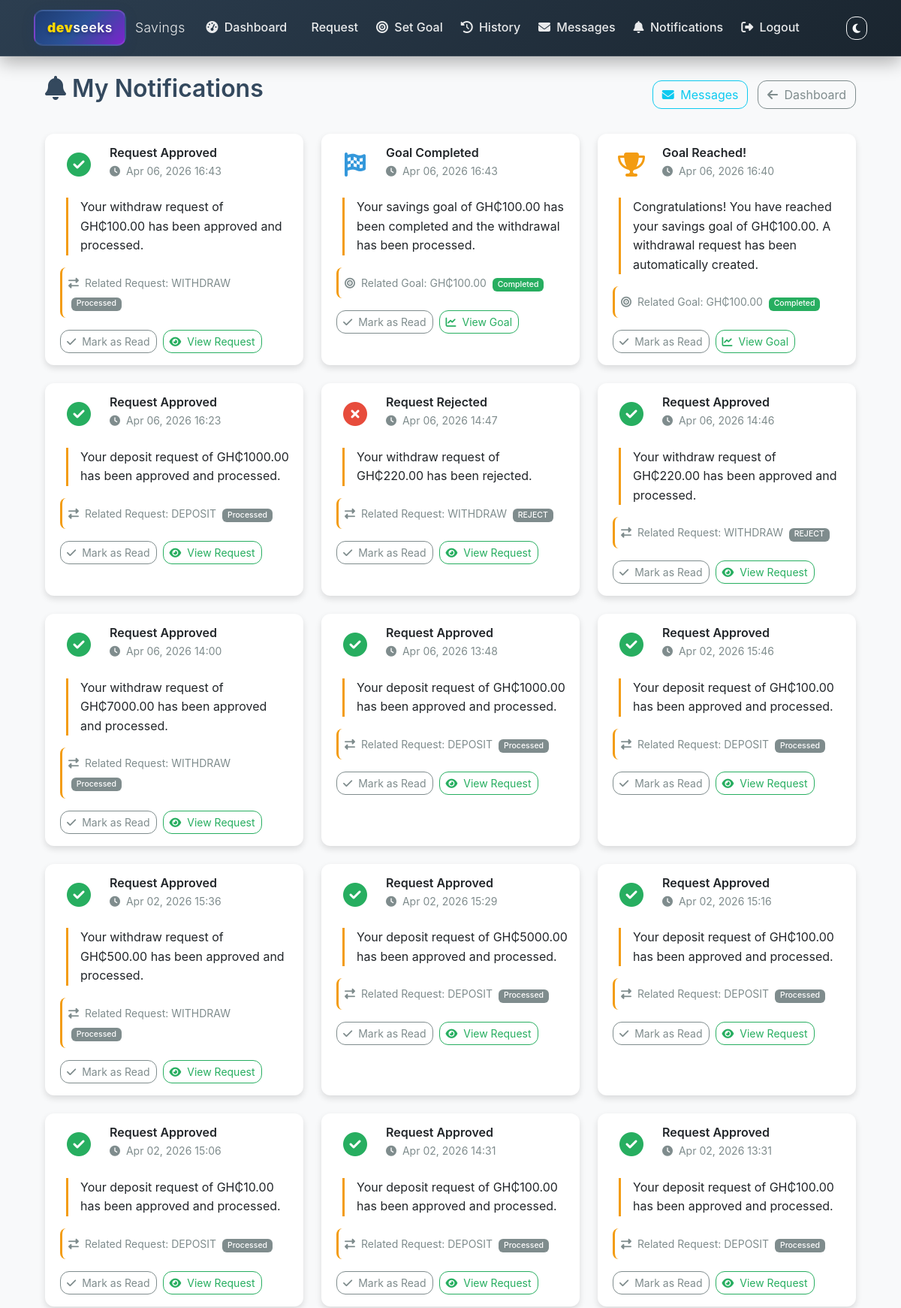
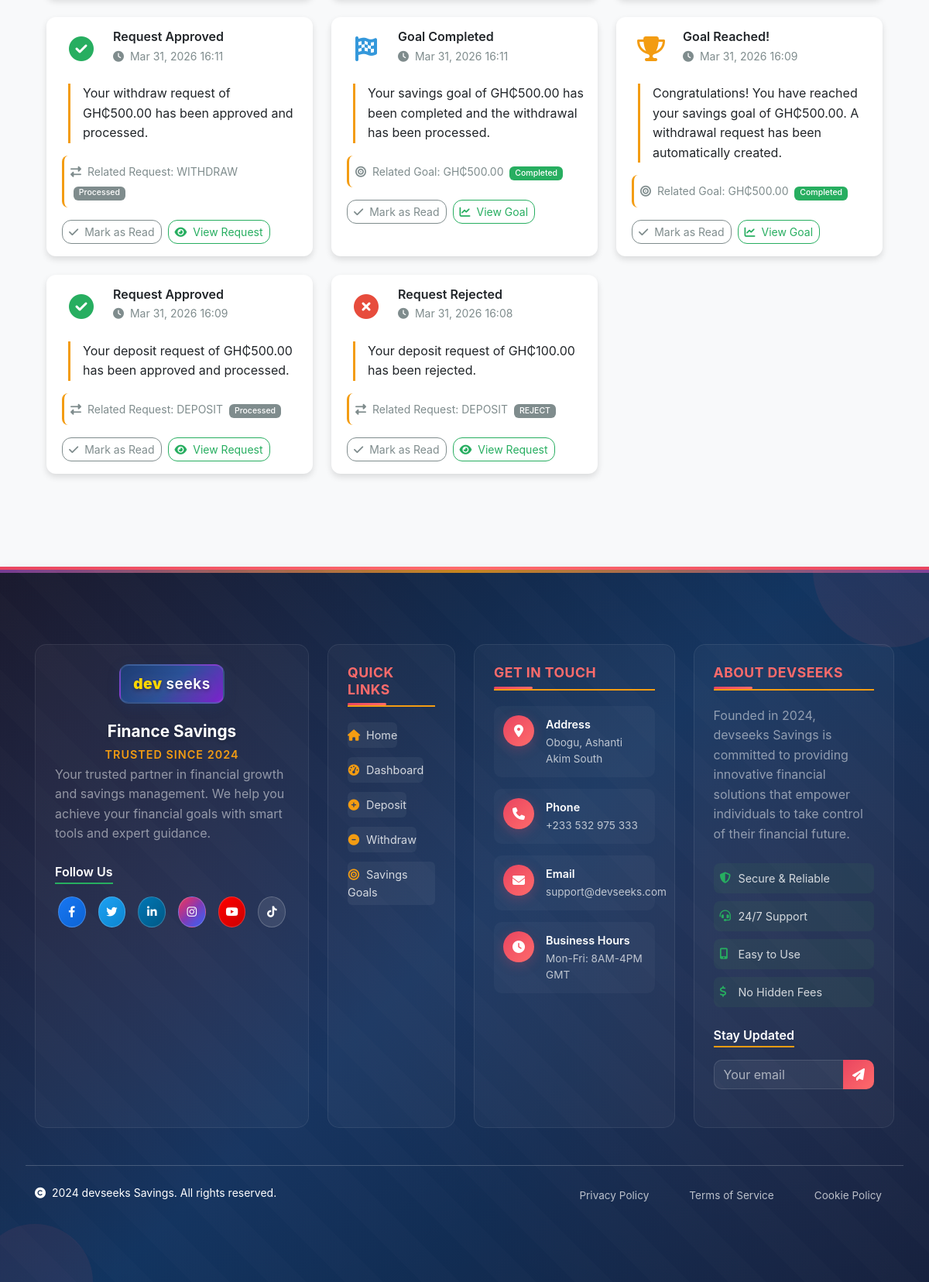
/accounts/user-notifications/ (signed in), run on the app's committed database (2 pictures, top to bottom).
### accounts/models.py (models this page shows, shortened)
class UserNotification(models.Model):
    user = models.ForeignKey(User, on_delete=models.CASCADE, related_name='user_notifications')
    title = models.CharField(max_length=200)
    message = models.TextField()
    is_read = models.BooleanField(default=False)
    created_at = models.DateTimeField(auto_now_add=True)
    related_request = models.ForeignKey('TransactionRequest', on_delete=models.CASCADE, null=True, blank=True)
    related_goal = models.ForeignKey('SavingsGoal', on_delete=models.CASCADE, null=True, blank=True)
    notification_type = models.CharField(max_length=20, default='REQUEST', choices=[
        ('REQUEST_APPROVED', 'Request Approved'),
        ('REQUEST_REJECTED', 'Request Rejected'),
        ('GOAL_REACHED', 'Goal Reached'),
        ('GOAL_COMPLETED', 'Goal Completed'),
    ])
    class Meta:
        ordering = ['-created_at']

class TransactionRequest(models.Model):
    REQUEST_TYPES = [
        ('DEPOSIT', 'Deposit'),
        ('WITHDRAW', 'Withdraw'),
    ]
    STATUS_CHOICES = [
        ('PENDING', 'Pending'),
        ('APPROVED', 'Approved'),
        ('REJECTED', 'Rejected'),
        ('PROCESSED', 'Processed'),
    ]
    user = models.ForeignKey(User, on_delete=models.CASCADE)
    request_type = models.CharField(max_length=10, choices=REQUEST_TYPES)
    amount = models.DecimalField(max_digits=10, decimal_places=2)
    description = models.TextField(blank=True)
    status = models.CharField(max_length=10, choices=STATUS_CHOICES, default='PENDING')
    created_at = models.DateTimeField(auto_now_add=True)
    processed_at = models.DateTimeField(null=True, blank=True)
    processed_by = models.ForeignKey(User, on_delete=models.SET_NULL, null=True, blank=True, related_name='processed_requests')
    admin_notes = models.TextField(blank=True)
    class Meta:
        ordering = ['-created_at']

class SavingsGoal(models.Model):
    user = models.ForeignKey(User, on_delete=models.CASCADE)
    goal_amount = models.DecimalField(max_digits=10, decimal_places=2)
    deadline = models.DateField()
    created_at = models.DateTimeField(auto_now_add=True)
    updated_at = models.DateTimeField(auto_now=True)
    is_completed = models.BooleanField(default=False)
    withdrawal_request_created = models.BooleanField(default=False)  # Track if withdrawal request was created
    class Meta:
        ordering = ['-created_at']

### accounts/views.py (the view)
# urls.py: path('user-notifications/', views.user_notifications, name='user_notifications'),
@login_required
def user_notifications(request):
    notifications_list = UserNotification.objects.filter(user=request.user).order_by('-created_at')
    notifications_list.update(is_read=True)
    context = {
        'notifications': notifications_list,
    }
    return render(request, 'accounts/user_notifications.html', context)

### templates/accounts/user_notifications.html (shortened to what this page needs)
{% extends 'base.html' %}
{% block content %}
<div class="container mt-4">
    <div class="row">
        <div class="col-12">
            <div class="d-flex justify-content-between align-items-center mb-4">
                <h2><i class="fas fa-bell me-2"></i>My Notifications</h2>
                <div>
                    <a href="{% url 'inbox' %}" class="btn btn-outline-info me-2">
                        <i class="fas fa-envelope me-1"></i> Messages
                    </a>
                    <a href="{% url 'dashboard' %}" class="btn btn-outline-secondary">
                        <i class="fas fa-arrow-left me-1"></i> Dashboard
                    </a>
                </div>
            </div>
            {% if notifications %}
                <div class="row">
                    {% for notification in notifications %}
                        <div class="col-lg-6 col-xl-4 mb-4">
                            <div class="card h-100 notification-card {% if not notification.is_read %}notification-unread{% endif %}">
                                <div class="card-body">
                                    <div class="d-flex align-items-start mb-3">
                                        <div class="notification-icon me-3">
                                            {% if notification.notification_type == 'REQUEST_APPROVED' %}
                                                <i class="fas fa-check-circle fa-2x text-success"></i>
                                            {% elif notification.notification_type == 'REQUEST_REJECTED' %}
                                                <i class="fas fa-times-circle fa-2x text-danger"></i>
                                            {% elif notification.notification_type == 'GOAL_REACHED' %}
                                                <i class="fas fa-trophy fa-2x text-warning"></i>
                                            {% elif notification.notification_type == 'GOAL_COMPLETED' %}
                                                <i class="fas fa-flag-checkered fa-2x text-info"></i>
                                            {% else %}
                                                <i class="fas fa-bell fa-2x text-primary"></i>
                                            {% endif %}
                                        </div>
                                        <div class="flex-grow-1">
                                            <h6 class="card-title mb-1">
                                                {{ notification.title }}
                                            </h6>
                                            <p class="card-text text-muted small mb-2">
                                                <i class="fas fa-clock me-1"></i>
                                                {{ notification.created_at|date:"M d, Y H:i" }}
                                            </p>
                                        </div>
                                    </div>
                                    <div class="notification-content mb-3">
                                        <p class="card-text">{{ notification.message }}</p>
                                    </div>
                                    {% if notification.related_request %}
                                        <div class="notification-related mb-2">
                                            <small class="text-muted">
                                                <i class="fas fa-exchange-alt me-1"></i>
                                                Related Request: {{ notification.related_request.request_type }}
                                                <span class="badge bg-secondary ms-1">{{ notification.related_request.get_status_display }}</span>
                                            </small>
                                        </div>
                                    {% endif %}
                                    {% if notification.related_goal %}
                                        <div class="notification-related mb-2">
                                            <small class="text-muted">
                                                <i class="fas fa-bullseye me-1"></i>
                                                Related Goal: GH₵{{ notification.related_goal.goal_amount|floatformat:2 }}
                                                {% if notification.related_goal.is_completed %}
                                                    <span class="badge bg-success ms-1">Completed</span>
                                                {% else %}
                                                    <span class="badge bg-warning ms-1">In Progress</span>
                                                {% endif %}
                                            </small>
                                        </div>
                                    {% endif %}
                                    <div class="notification-actions mt-3">
                                        <button class="btn btn-sm btn-outline-secondary mark-read-btn" data-notification-id="{{ notification.id }}">
                                            <i class="fas fa-check me-1"></i>
                                            Mark as Read
                                        </button>
                                        {% if notification.related_request %}
                                            <a href="{% url 'transaction_requests' %}" class="btn btn-sm btn-outline-primary">
                                                <i class="fas fa-eye me-1"></i>
                                                View Request
                                            </a>
                                        {% endif %}
                                        {% if notification.related_goal %}
                                            <a href="{% url 'savings_overview' %}" class="btn btn-sm btn-outline-primary">
                                                <i class="fas fa-chart-line me-1"></i>
                                                View Goal
                                            </a>
                                        {% endif %}
                                    </div>
                                </div>
                            </div>
                        </div>
                    {% endfor %}
                </div>
            {% endif %}
        </div>
    </div>
</div>
{% endblock %}

### static/css/colors.css (style rules this page uses)
:root { --primary-base: #f8f9fa; --primary-light: #ffffff; --primary-muted: #e9ecef; --secondary-dark: #2c3e50; --secondary-medium: #34495e; --secondary-light: #7f8c8d; --accent-primary: #27ae60; --accent-secondary: #f39c12; --accent-tertiary: #8e44ad; --success: #27ae60; --warning: #f39c12; --danger: #e74c3c; --info: #3498db; --gradient-primary: linear-gradient(135deg, var(--secondary-dark), var(--secondary-medium)); --gradient-accent: linear-gradient(135deg, var(--accent-primary), var(--accent-secondary)); --gradient-header: linear-gradient(135deg, var(--secondary-dark), #1a252f); --shadow-sm: 0 2px 4px rgba(0,0,0,0.08); --shadow-md: 0 4px 8px rgba(0,0,0,0.12); --shadow-lg: 0 8px 16px rgba(0,0,0,0.16); --border-radius-sm: 0.375rem; --border-radius-md: 0.5rem; --border-radius-lg: 0.75rem; --spacing-xs: 0.25rem; --spacing-sm: 0.5rem; --spacing-md: 1rem; --spacing-lg: 1.5rem; --spacing-xl: 3rem; --breakpoint-xs: 0; --breakpoint-sm: 576px; --breakpoint-md: 768px; --breakpoint-lg: 992px; --breakpoint-xl: 1200px; --breakpoint-xxl: 1400px; }
body { background-color: var(--primary-base); color: var(--secondary-medium); font-family: -apple-system, BlinkMacSystemFont, 'Segoe UI', Roboto, 'Helvetica Neue', Arial, sans-serif; line-height: 1.6; margin: 0; padding: 0; overflow-x: hidden; }
.container { max-width: 100%; padding: 0 15px; margin: 0 auto; }
@media (min-width: 576px) { .container { max-width: 540px; } }
@media (min-width: 768px) { .container { max-width: 720px; } }
@media (min-width: 992px) { .container { max-width: 960px; } }
@media (min-width: 1200px) { .container { max-width: 1140px; } }
h1, h2, h3, h4, h5, h6 { font-weight: 600; line-height: 1.2; margin-bottom: 1rem; }
h2 { font-size: 2rem; }
h6 { font-size: 1rem; }
.card { background-color: var(--primary-light); border: none; border-radius: var(--border-radius-lg); box-shadow: var(--shadow-md); transition: all 0.3s ease; }
.btn-outline-primary { border-color: var(--accent-primary); color: var(--accent-primary); }
.btn-outline-secondary { border-color: var(--secondary-light); color: var(--secondary-light); }
.badge { border-radius: var(--border-radius-sm); font-weight: 500; }
.badge.bg-success { background-color: var(--accent-primary) !important; }
.badge.bg-secondary { background-color: var(--secondary-light) !important; }
.text-success { color: var(--accent-primary) !important; }
.text-warning { color: var(--accent-secondary) !important; }
.text-danger { color: var(--danger) !important; }
.text-info { color: var(--info) !important; }
.text-muted { color: var(--secondary-light) !important; }
.bg-secondary { background-color: var(--secondary-light) !important; }
.bg-success { background-color: var(--accent-primary) !important; }

### static/css/custom.css (style rules this page uses)
.card { position: relative; z-index: 1 !important; }
.card, .btn, .table, .alert, .progress, .balance-display { position: relative; z-index: 1 !important; }
.card { z-index: 1 !important; }
.btn, .table, .alert, .progress, .balance-display { z-index: 1 !important; }
main, .card, .btn, .table, .alert, .progress, .balance-display { z-index: 1 !important; position: relative !important; }
.card { transition: transform 0.2s ease, box-shadow 0.2s ease; }
.btn { transition: all 0.2s ease; }
html, body { height: 100%; }
body { text-rendering: optimizeLegibility; -webkit-font-smoothing: antialiased; -moz-osx-font-smoothing: grayscale; }
.btn { border-radius: 12px; }

### static/css/dropdown-fix.css (style rules this page uses)
main, .card, .btn, .table, .alert, .progress, .balance-display, .jumbotron { position: relative; z-index: 1; }

### static/css/modal-fix.css (style rules this page uses)
body { backdrop-filter: none !important; }
main, .content, .container, .container-fluid { position: relative; z-index: 1; }

### static/css/admin-approval.css (style rules this page uses)
:root { --primary-base: #f8f9fa; --primary-light: #ffffff; --primary-muted: #e9ecef; --secondary-dark: #2c3e50; --secondary-medium: #34495e; --secondary-light: #7f8c8d; --accent-primary: #27ae60; --accent-secondary: #f39c12; --accent-tertiary: #8e44ad; --success: #27ae60; --warning: #f39c12; --danger: #e74c3c; --info: #3498db; }
.text-muted { color: var(--secondary-light) !important; }

### data on the page
UserNotification: notification_type "REQUEST_APPROVED" (drawn), title "Request Approved", created_at "Apr 06, 2026 16:43", message "Your withdraw request of GH₵100.00 has been approved and processed.", related_request.request_type "WITHDRAW", related_request.status "Processed", shows "View Request"
UserNotification: notification_type "GOAL_COMPLETED" (drawn), title "Goal Completed", created_at "Apr 06, 2026 16:43", message "Your savings goal of GH₵100.00 has been completed and the withdrawal has been processed.", related_goal.goal_amount "100.00", shows "View Goal"
UserNotification: notification_type "GOAL_REACHED" (drawn), title "Goal Reached!", created_at "Apr 06, 2026 16:40", message "Congratulations! You have reached your savings goal of GH₵100.00. A withdrawal request has been automatically created.", related_goal.goal_amount "100.00", shows "Completed", shows "View Goal"
UserNotification: notification_type "REQUEST_APPROVED" (drawn), title "Request Approved", created_at "Apr 06, 2026 16:23", message "Your deposit request of GH₵1000.00 has been approved and processed.", related_request.request_type "DEPOSIT", related_request.status "Processed", shows "View Request"
UserNotification: notification_type "REQUEST_REJECTED" (drawn), title "Request Rejected", created_at "Apr 06, 2026 14:47", message "Your withdraw request of GH₵220.00 has been rejected.", related_request.request_type "WITHDRAW", related_request.status "REJECT", shows "View Request"
UserNotification: notification_type "REQUEST_APPROVED" (drawn), title "Request Approved", created_at "Apr 06, 2026 14:46", message "Your withdraw request of GH₵220.00 has been approved and processed.", related_request.request_type "WITHDRAW", related_request.status "REJECT", shows "View Request"
UserNotification: notification_type "REQUEST_APPROVED" (drawn), title "Request Approved", created_at "Apr 06, 2026 14:00", message "Your withdraw request of GH₵7000.00 has been approved and processed.", related_request.request_type "WITHDRAW", related_request.status "Processed", shows "View Request"
UserNotification: notification_type "REQUEST_APPROVED" (drawn), title "Request Approved", created_at "Apr 06, 2026 13:48", message "Your deposit request of GH₵1000.00 has been approved and processed.", related_request.request_type "DEPOSIT", related_request.status "Processed", shows "View Request"
UserNotification: notification_type "REQUEST_APPROVED" (drawn), title "Request Approved", created_at "Apr 02, 2026 15:46", message "Your deposit request of GH₵100.00 has been approved and processed.", related_request.request_type "DEPOSIT", related_request.status "Processed", shows "View Request"
UserNotification: notification_type "REQUEST_APPROVED" (drawn), title "Request Approved", created_at "Apr 02, 2026 15:36", message "Your withdraw request of GH₵500.00 has been approved and processed.", related_request.request_type "WITHDRAW", related_request.status "Processed", shows "View Request"
UserNotification: notification_type "REQUEST_APPROVED" (drawn), title "Request Approved", created_at "Apr 02, 2026 15:29", message "Your deposit request of GH₵5000.00 has been approved and processed.", related_request.request_type "DEPOSIT", related_request.status "Processed", shows "View Request"
UserNotification: notification_type "REQUEST_APPROVED" (drawn), title "Request Approved", created_at "Apr 02, 2026 15:16", message "Your deposit request of GH₵100.00 has been approved and processed.", related_request.request_type "DEPOSIT", related_request.status "Processed", shows "View Request"
UserNotification: notification_type "REQUEST_APPROVED" (drawn), title "Request Approved", created_at "Apr 02, 2026 15:06", message "Your deposit request of GH₵10.00 has been approved and processed.", related_request.request_type "DEPOSIT", related_request.status "Processed", shows "View Request"
UserNotification: notification_type "REQUEST_APPROVED" (drawn), title "Request Approved", created_at "Apr 02, 2026 14:31", message "Your deposit request of GH₵100.00 has been approved and processed.", related_request.request_type "DEPOSIT", related_request.status "Processed", shows "View Request"
UserNotification: notification_type "REQUEST_APPROVED" (drawn), title "Request Approved", created_at "Apr 02, 2026 13:31", message "Your deposit request of GH₵100.00 has been approved and processed.", related_request.request_type "DEPOSIT", related_request.status "Processed", shows "View Request"
UserNotification: notification_type "REQUEST_APPROVED" (drawn), title "Request Approved", created_at "Mar 31, 2026 16:11", message "Your withdraw request of GH₵500.00 has been approved and processed.", related_request.request_type "WITHDRAW", related_request.status "Processed", shows "View Request"
UserNotification: notification_type "GOAL_COMPLETED" (drawn), title "Goal Completed", created_at "Mar 31, 2026 16:11", message "Your savings goal of GH₵500.00 has been completed and the withdrawal has been processed.", related_goal.goal_amount "500.00", shows "View Goal"
UserNotification: notification_type "GOAL_REACHED" (drawn), title "Goal Reached!", created_at "Mar 31, 2026 16:09", message "Congratulations! You have reached your savings goal of GH₵500.00. A withdrawal request has been automatically created.", related_goal.goal_amount "500.00", shows "Completed", shows "View Goal"
UserNotification: notification_type "REQUEST_APPROVED" (drawn), title "Request Approved", created_at "Mar 31, 2026 16:09", message "Your deposit request of GH₵500.00 has been approved and processed.", related_request.request_type "DEPOSIT", related_request.status "Processed", shows "View Request"
UserNotification: notification_type "REQUEST_REJECTED" (drawn), title "Request Rejected", created_at "Mar 31, 2026 16:08", message "Your deposit request of GH₵100.00 has been rejected.", related_request.request_type "DEPOSIT", related_request.status "REJECT", shows "View Request"
